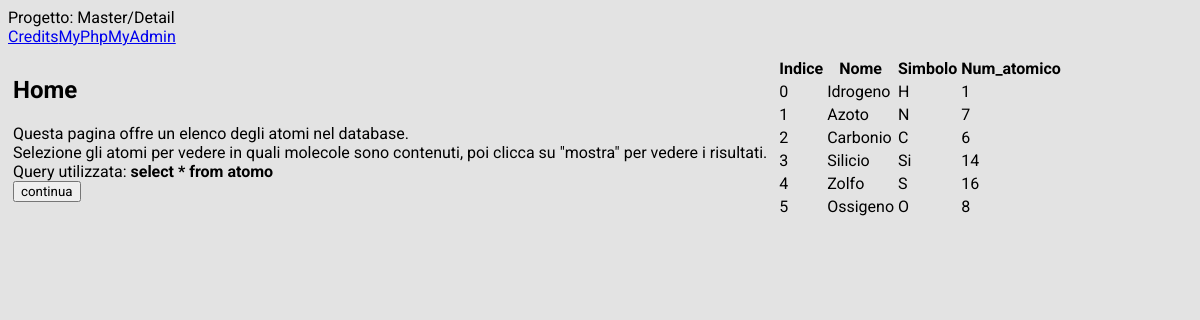
The page / on the database its author committed.
### tables this page shows
CREATE TABLE `atomo` (
  `indice` int(20) UNSIGNED NOT NULL,
  `nome` varchar(20) DEFAULT NULL,
  `simbolo` varchar(20) DEFAULT NULL,
  `num_atomico` int(20) UNSIGNED DEFAULT NULL
);

### imp_material_design_lite.php (the view, shortened to what this page needs)
<?php
function print_testata($tit, $link){
	$print="<div class=\"mdl-layout mdl-js-layout mdl-layout--fixed-header\">
  		<header class=\"mdl-layout__header\">
	    	<div class=\"mdl-layout__header-row\">
	      		<span class=\"mdl-layout-title\">".$tit."</span>
	      		<div class=\"mdl-layout-spacer\"></div>
	      		<nav class=\"mdl-navigation\">";
	        		foreach ($link as $nome => $dest) {
	        			$print=$print. "<a class=\"mdl-navigation__link\" href=\"".$dest."\">".$nome."</a>";
	        		}
	        	$print=$print.="
	      		</nav>
	    	</div>
  		</header>";
	$print=$print."<main class=\"mdl-layout__content\">
    	<div class=\"page-content\">";
	return $print;
}
function print_tab($sql, $select=false){
	$print= "<table class=\"mdl-data-table mdl-js-data-table element-item ";
	if($select)$print=$print." mdl-data-table--selectable ";
	$print=$print."mdl-shadow--2dp\"><thead><tr>";
    foreach (($sql->fetch_fields()) as $campo)
    	$print=$print."<th>".ucfirst($campo->name)."</th>";
    $print=$print."</tr></thead><tbody>";
 	while ($campi = $sql -> fetch_assoc()){
 		$print=$print. "<tr>";
		foreach ($campi as $val)
			$print=$print. "<td>".ucfirst($val) ." </td>";
		$print=$print. "</tr>";
	}
	$print=$print." </tbody></table>";
	return $print;
}
function print_card($titolo,$didascalia,$bottone, $funzione=""){
	$print="<div class=\"demo-card-wide mdl-layout-spacer mdl-card mdl-shadow--2dp mdl-grid element-item\">
			<div class=\"mdl-card__title\">
				<h2 class=\"mdl-card__title-text\">".ucfirst($titolo)."</h2>
			</div>
  			<div class=\"mdl-card__supporting-text\">"
  				.$didascalia.
  			"</div>
  			<div class=\" mdl-card--border\">
      			<button class=\"mdl-button mdl-button--colored mdl-js-button\" data-funzione=\"".$funzione."\">"
      			.$bottone.
      			"</button>
      		</div>
      		</div>";
    return $print;
}
function select_query($select, $from, $where="", $altro=""){
	$i=0;
	$query= "select";
	foreach ($select as $colonna) {
		$query = $query. " ". $colonna;
	}
	$i=0;
	$query = $query . " from";
	foreach ($from as $tabelle) {
		$query = $query. " ". $tabelle;
	}
	$query = $query . " " . $altro;
	return $query;
}
?>

### index.php (shortened to what this page needs)
<?php
include ($_SERVER["DOCUMENT_ROOT"]."/dashboard/include/infodb.php");
include ($_SERVER["DOCUMENT_ROOT"]."/dashboard/include/funzioni_html.php");
include "imp_material_design_lite.php";
if (array_key_exists("elem", $_GET)){
	$tit_pagina = $_GET["elem"];
}else{
	$tit_pagina = "Elenco atomi";
}
$file_di_script=array("https://ajax.googleapis.com/ajax/libs/jquery/3.1.1/jquery.min.js",
	"script_java.js",
	"https://code.getmdl.io/1.3.0/material.min.js",
	"https://unpkg.com/isotope-layout@3/dist/isotope.pkgd.min.js"
	);
$file_di_stile=array("stile_css.css",
	"https://fonts.googleapis.com/css?family=Roboto:regular,bold,italic,thin,light,bolditalic,black,medium&amp;lang=en",
	"https://code.getmdl.io/1.3.0/material.indigo-pink.min.css",
	"https://fonts.googleapis.com/icon?family=Material+Icons");
echo "<!DOCTYPE html>";
echo "<html>";
echo(print_head(rtrim($tit_pagina,","),$file_di_script,$file_di_stile));
echo "<body>";
$conn = new mysqli($servername, $username, $password, $nomedb);
$href_testata=array("Credits"=>"credits/crediti.html", "MyPhpMyAdmin"=>"mpma/mpma.php");
echo(print_testata("Progetto: Master/Detail",$href_testata));
if($tit_pagina=="Elenco atomi") print_pagina("home", $conn, $tab_master);
	else print_pagina($tit_pagina, $conn, $tab_detail);
echo "</div>";
echo "</main>";
echo "</div>";
echo "</body>";
echo "</html>";
function print_pagina($pag, $connessione, $tabella_di_riferimento){
	if ($pag == "home"){
		$didascalia = "Questa pagina offre un elenco degli atomi nel database.<br> Selezione gli atomi per vedere in quali molecole sono contenuti, poi clicca su \"mostra\" per vedere i risultati.<br>";
		$query_master = select_query(["*"], [$tabella_di_riferimento]);
		$sql=$connessione->query($query_master);
		echo (print_card($pag, $didascalia." Query utilizzata:<b id=\"sql\" > ".$query_master."</b>",
			"continua",
			"select")
		);
		echo(print_tab($sql,true));
	}
}
?>

### include/funzioni_html.php (shortened to what this page needs)
<?php
function print_head($tit, $java, $css){
	$print = "<head>";
	$print =$print. "<title>". $tit ."</title>";
	foreach ($java as $file)
		$print =$print. "<script src=\"".$file."\"></script>";
	foreach ($css as $stile)
		$print =$print. "<link rel=\"stylesheet\" type=\"text/css\" href=\"".$stile."\">";
	$print =$print. "</head>";
return $print;
}
?>

### stile_css.css (style rules this page uses)
* { font-family: "Roboto","Helvetica","Arial",sans-serif; }
body { background-color: rgb(227, 227, 227); }
div.page-content> * { margin-top: 10px; margin-left: 5px; margin-right: 4px; }

### rows shown on the page
atomo: indice "0 Idrogeno H 1"
atomo: indice "1 Azoto N 7"
atomo: indice "2 Carbonio C 6"
atomo: indice "3 Silicio Si 14"
atomo: indice "4 Zolfo S 16"
atomo: indice "5 Ossigeno O 8"

### other values the page prints
$tit "Progetto: Master/Detail"
$nome "Credits MyPhpMyAdmin"
$titolo "Home"
$didascalia "Query utilizzata: select * from atomo"
$bottone "continua"
$campo->name "Indice Nome Simbolo Num_atomico"
